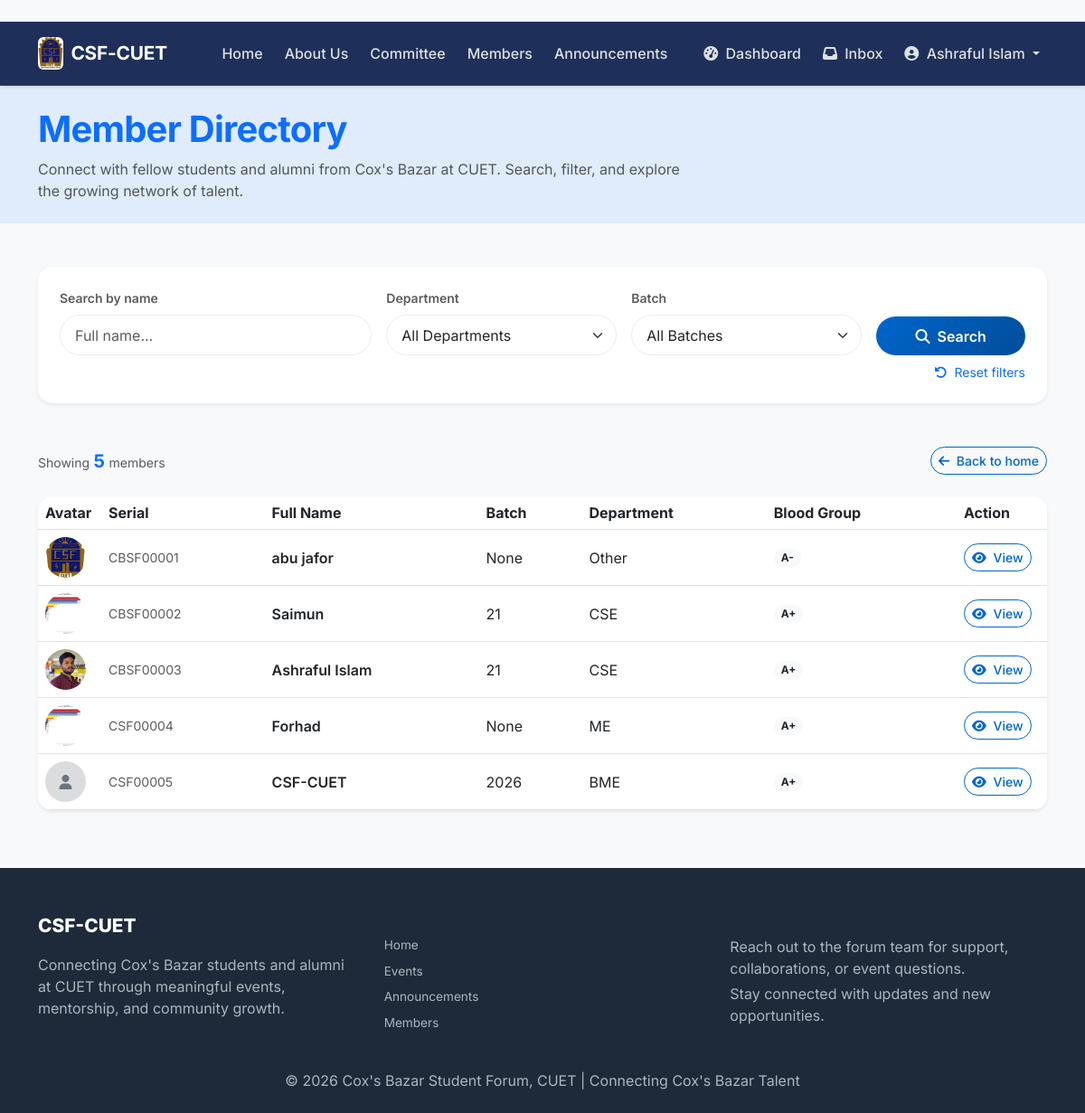
The app's page /members/ (signed in), older data.
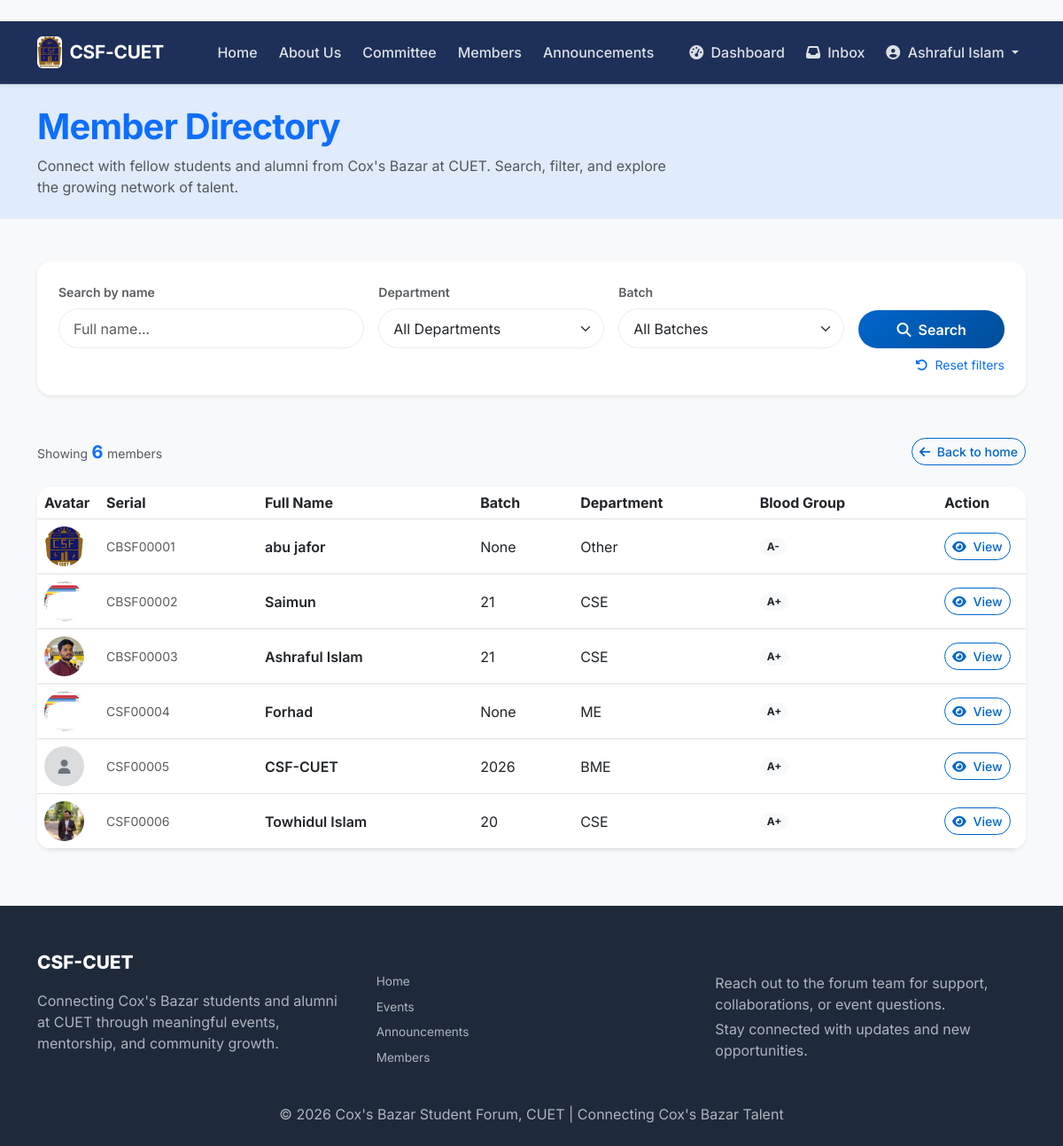
The same page, newer data.
### core/models.py (models this page shows, shortened)
class User(AbstractBaseUser, PermissionsMixin):
    ROLE_CHOICES = [('member', 'Member'), ('admin', 'Admin')]
    STATUS_CHOICES = [('pending', 'Pending Approval'), ('active', 'Active'), ('inactive', 'Inactive')]
    BLOOD_GROUPS = [('A+','A+'),('A-','A-'),('B+','B+'),('B-','B-'),('AB+','AB+'),('AB-','AB-'),('O+','O+'),('O-','O-')]
    GENDER_CHOICES = [('Male','Male'),('Female','Female'),('Other','Other')]
    UPAZILA_CHOICES = [
        ('Cox\'s Bazar Sadar', "Cox's Bazar Sadar"),
        ('Teknaf', 'Teknaf'),
        ('Ukhiya', 'Ukhiya'),
        ('Chakaria', 'Chakaria'),
        ('Ramu', 'Ramu'),
        ('Pekua', 'Pekua'),
        ('Maheshkhali', 'Maheshkhali'),
        ('Kutubdia', 'Kutubdia'),
        ('Eidgaon', 'Eidgaon'),
        ('Other', 'Other'),
    ]
    id = models.AutoField(primary_key=True)
    serial_no = models.CharField(max_length=20, unique=True, blank=True, null=True)
    full_name = models.CharField(max_length=200)
    email = models.EmailField(unique=True)
    batch = models.IntegerField(null=True, blank=True)
    department = models.ForeignKey(Department, on_delete=models.SET_NULL, null=True)
    blood_group = models.CharField(max_length=3, choices=BLOOD_GROUPS)
    gender = models.CharField(max_length=10, choices=GENDER_CHOICES)
    phone = models.CharField(max_length=15)
    address = models.TextField(blank=True)
    dob = models.DateField(null=True, blank=True)
    profile_photo = models.ImageField(upload_to='profile_photos/', null=True, blank=True)
    upazila = models.CharField(max_length=100, choices=UPAZILA_CHOICES, blank=True)
    linkedin = models.URLField(blank=True)
    facebook = models.URLField(blank=True)
    twitter = models.URLField(blank=True)
    instagram = models.URLField(blank=True)
    company = models.CharField(max_length=150, blank=True)
    designation = models.CharField(max_length=100, blank=True)
    work_address = models.TextField(blank=True)
    status = models.CharField(max_length=10, choices=STATUS_CHOICES, default='pending')
    role = models.CharField(max_length=10, choices=ROLE_CHOICES, default='member')
    date_joined = models.DateTimeField(default=timezone.now)
    is_active = models.BooleanField(default=True)
    is_staff = models.BooleanField(default=False)
    objects = UserManager()
    USERNAME_FIELD = 'email'
    REQUIRED_FIELDS = ['full_name']

class Department(models.Model):
    id = models.AutoField(primary_key=True)
    name = models.CharField(max_length=100, unique=True)
    class Meta:
        ordering = ['name']

### core/views.py (the view)
@active_member_required
def member_directory(request):
    members = User.objects.filter(status='active')
    search_query = request.GET.get('search', '')
    department_id = request.GET.get('department', '')
    batch = request.GET.get('batch', '')
    if search_query:
        members = members.filter(full_name__icontains=search_query)
    if department_id:
        members = members.filter(department_id=department_id)
    if batch:
        members = members.filter(batch=batch)
    paginator = Paginator(members, 20)
    page_number = request.GET.get('page')
    page_obj = paginator.get_page(page_number)
    departments = Department.objects.all()
    batches = User.objects.filter(status='active').values_list('batch', flat=True).distinct().order_by('-batch')
    return render(request, 'core/member_directory.html', {
        'page_obj': page_obj,
        'departments': departments,
        'batches': batches,
        'search_query': search_query,
        'selected_department': department_id,
        'selected_batch': batch,
    })

### core/views.py (called while the page is built)
def active_member_required(view_func):
    @wraps(view_func)
    def _wrapped_view(request, *args, **kwargs):
        if not request.user.is_authenticated:
            return redirect('core:login')
        if request.user.status != 'active':
            messages.warning(request, 'Your account is pending approval.')
            return redirect('core:homepage')
        return view_func(request, *args, **kwargs)
    return _wrapped_view

### core/templates/core/member_directory.html (shortened to what the changed rows need)
﻿{% extends 'core/base.html' %}
{% load static %}
{% block content %}
<section class="bg-primary bg-opacity-10 py-4 mb-5">
    <div class="container">
        <div class="row align-items-center">
            <div class="col-lg-8">
                <h1 class="display-6 fw-bold text-primary mb-2">Member Directory</h1>
            </div>
        </div>
    </div>
</section>
<div class="container">
    <div class="d-flex flex-wrap justify-content-between align-items-center mb-4 gap-3">
        <div>
            <span class="text-muted small">Showing</span>
            <span class="fw-bold text-primary fs-5">{{ page_obj.paginator.count }}</span>
            <span class="text-muted small"> members</span>
        </div>
    </div>
    <div class="d-none d-md-block">
        <div class="table-responsive rounded-4 shadow-sm overflow-hidden">
            <table class="table table-hover align-middle mb-0 bg-white">
                <thead class="bg-light">
                    <tr class="text-nowrap">
                        <th scope="col" style="width: 70px;">Avatar</th>
                        <th scope="col">Serial</th>
                        <th scope="col">Full Name</th>
                        <th scope="col">Batch</th>
                        <th scope="col">Department</th>
                        <th scope="col">Blood Group</th>
                        <th scope="col" style="width: 100px;">Action</th>
                    </tr>
                </thead>
                <tbody>
                    {% for member in page_obj %}
                    <tr>
                        <td>
                            {% if member.profile_photo %}
                                <img src="{{ member.profile_photo.url }}" width="45" height="45" class="rounded-circle" style="object-fit: cover;" alt="{{ member.full_name }}">
                            {% else %}
                                <div class="bg-secondary bg-opacity-25 rounded-circle d-flex align-items-center justify-content-center" style="width: 45px; height: 45px;">
                                    <i class="fas fa-user text-secondary"></i>
                                </div>
                            {% endif %}
                        </td>
                        <td class="text-muted small">{{ member.serial_no|default:"—" }}</td>
                        <td class="fw-semibold">{{ member.full_name }}</td>
                        <td>{{ member.batch }}</td>
                        <td>{{ member.department.name|default:"—" }}</td>
                        <td><span class="badge bg-light text-dark px-2 py-1 rounded-pill">{{ member.blood_group }}</span></td>
                        <td>
                            <a href="{% url 'core:member_profile' member.id %}" class="btn btn-sm btn-outline-primary rounded-pill">
                                <i class="fas fa-eye me-1"></i> View
                            </a>
                        </td>
                    </tr>
                    {% endfor %}
                </tbody>
            </table>
        </div>
    </div>
</div>
{% endblock %}

### core/templates/core/base.html (shortened to what the changed rows need)
<!DOCTYPE html>
<html lang="en">
<head>
    {% load static %}
    <link href="https://cdn.jsdelivr.net/npm/bootstrap@5.3.0/dist/css/bootstrap.min.css" rel="stylesheet">
    <link rel="stylesheet" href="https://cdnjs.cloudflare.com/ajax/libs/font-awesome/6.4.0/css/all.min.css">
    <link rel="stylesheet" href="{% static 'core/css/style.css' %}">
</head>
<body>
    <nav class="navbar navbar-expand-lg navbar-dark navbar-glass shadow-sm">
        <div class="container">
            <div class="collapse navbar-collapse" id="navbarNav">
                <ul class="navbar-nav ms-auto align-items-lg-center gap-2">
                    {% if user.is_authenticated and user.status == 'active' %}
                        <li class="nav-item ms-lg-3">
                            <a class="nav-link" href="{% url 'core:dashboard' %}">
                                <i class="fas fa-tachometer-alt me-1"></i> Dashboard
                            </a>
                        </li>
                       <li class="nav-item">
    <a class="nav-link" href="{% url 'core:inbox' %}">
        <i class="fas fa-inbox me-1"></i> Inbox
    </a>
</li>
                        <li class="nav-item dropdown">
                            <a class="nav-link dropdown-toggle" href="#" id="navbarProfileDropdown" role="button"
                               data-bs-toggle="dropdown" aria-expanded="false">
                                <i class="fas fa-user-circle me-1"></i> {{ user.full_name|truncatechars:18 }}
                            </a>
                        </li>
                    {% else %}
                        <li class="nav-item ms-lg-2"><a class="nav-link btn btn-outline-light px-3" href="{% url 'core:register' %}">Sign Up</a></li>
                        <li class="nav-item ms-lg-2"><a class="nav-link btn btn-light px-3" href="{% url 'core:login' %}">Login</a></li>
                    {% endif %}
                </ul>
            </div>
        </div>
    </nav>
    <main class="main-content">
        {% block content %}{% endblock %}
    </main>
</body>
</html>

Row changes from the older to the newer data that the page shows:
added User: profile_photo (picture), serial_no "CSF00006", full_name "Towhidul Islam", batch "20", department.name "CSE", blood_group "A+"
Text that changed along with them:
{{ page_obj.paginator.count }}: "5" → "6"
